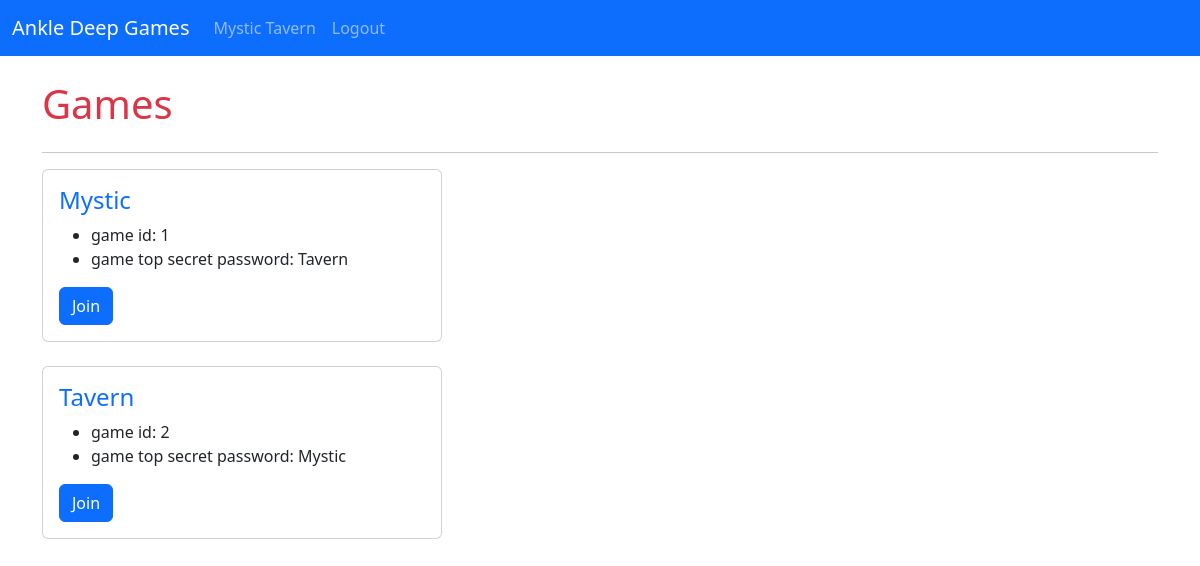
The app's page /exile_app/games/, older data.
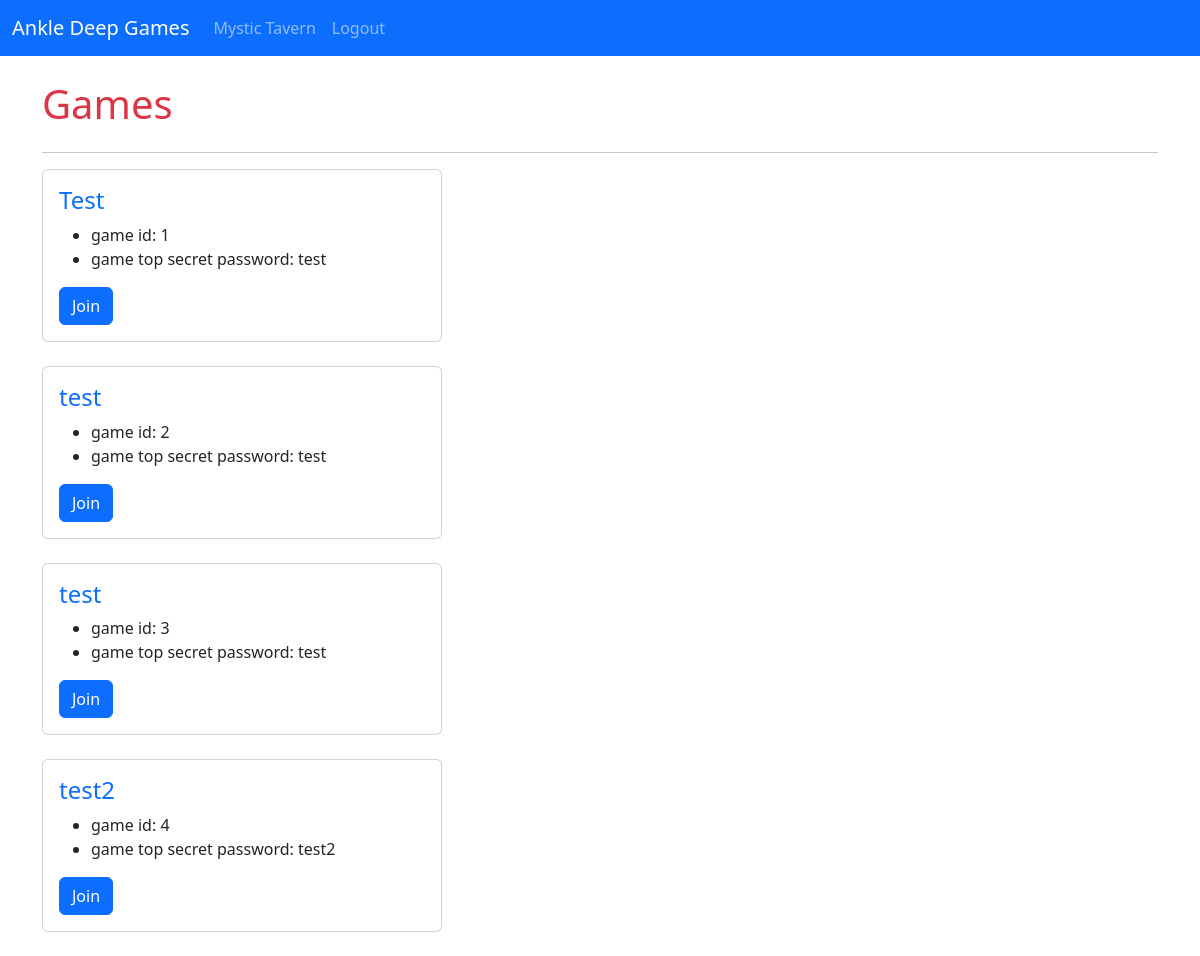
The same page, newer data.
### exile_app/models.py (models this page shows)
class Game(models.Model):
    name = models.CharField(max_length=255)
    password = models.CharField(max_length=255)
    creator = models.ForeignKey(User, on_delete=models.PROTECT)
    created_at = models.DateTimeField(auto_now_add=True)
    updated_at = models.DateTimeField(auto_now=True)

### exile_app/views.py (the view)
# urls.py: path('games/', GameView.as_view(), name='games'),
class GameView(ListView):
    model = Game
    template_name = 'exile_app/games.html'

### exile_app/templates/exile_app/games.html
{% extends 'exile_app/mt_base.html' %}
{% block content %}
  <h1 class="text-danger my-4">Games</h1>
  <hr>
    {% for game in object_list %}
        <div class="card mb-4" style="width: 25rem;">
          <div class="card-body">
              <h4 class="card-title text-primary">{{ game.name }}</h4>
              <ul>
                <li>game id: {{ game.id }}</li>
                <li>game top secret password: {{ game.password }}</li>
              </ul>
              <a href="{% url 'exile_app:game_detail' game.pk  %}" class="btn btn-primary">Join</a>
          </div>
        </div>
      {% endfor %}
{% endblock %}

### exile_app/templates/exile_app/mt_base.html (shortened to what this page needs)
<!doctype html>
<html lang="en">
  <head>
    <link href="https://cdn.jsdelivr.net/npm/bootstrap@5.3.0-alpha3/dist/css/bootstrap.min.css" rel="stylesheet">
  </head>
  <body>
  <nav class="navbar navbar-expand-lg bg-primary" data-bs-theme="dark">
  <div class="container-fluid">
    <a class="navbar-brand" href="{% url 'home' %}">Ankle Deep Games</a>
    <div class="collapse navbar-collapse" id="navbarNavDropdown">
      <ul class="navbar-nav">
        <li class="nav-item">
          <a class="nav-link" href="{% url 'exile_app:games' %}">Mystic Tavern</a>
        </li>
        <li class="nav-item">
          <a class="nav-link" href="{% url 'logout' %}">Logout</a>
        </li>
      </ul>
    </div>
  </div>
</nav>
  <div class="container">
    {% block content %}
    {% endblock %}
  </div>
  </body>
</html>

Row changes from the older to the newer data that the page shows:
changed Game id 1: name "Mystic" → "Test"; password "Tavern" → "test"
changed Game id 2: name "Tavern" → "test"; password "Mystic" → "test"
added Game: name "test", id "3", password "test"
added Game: name "test2", id "4", password "test2"
